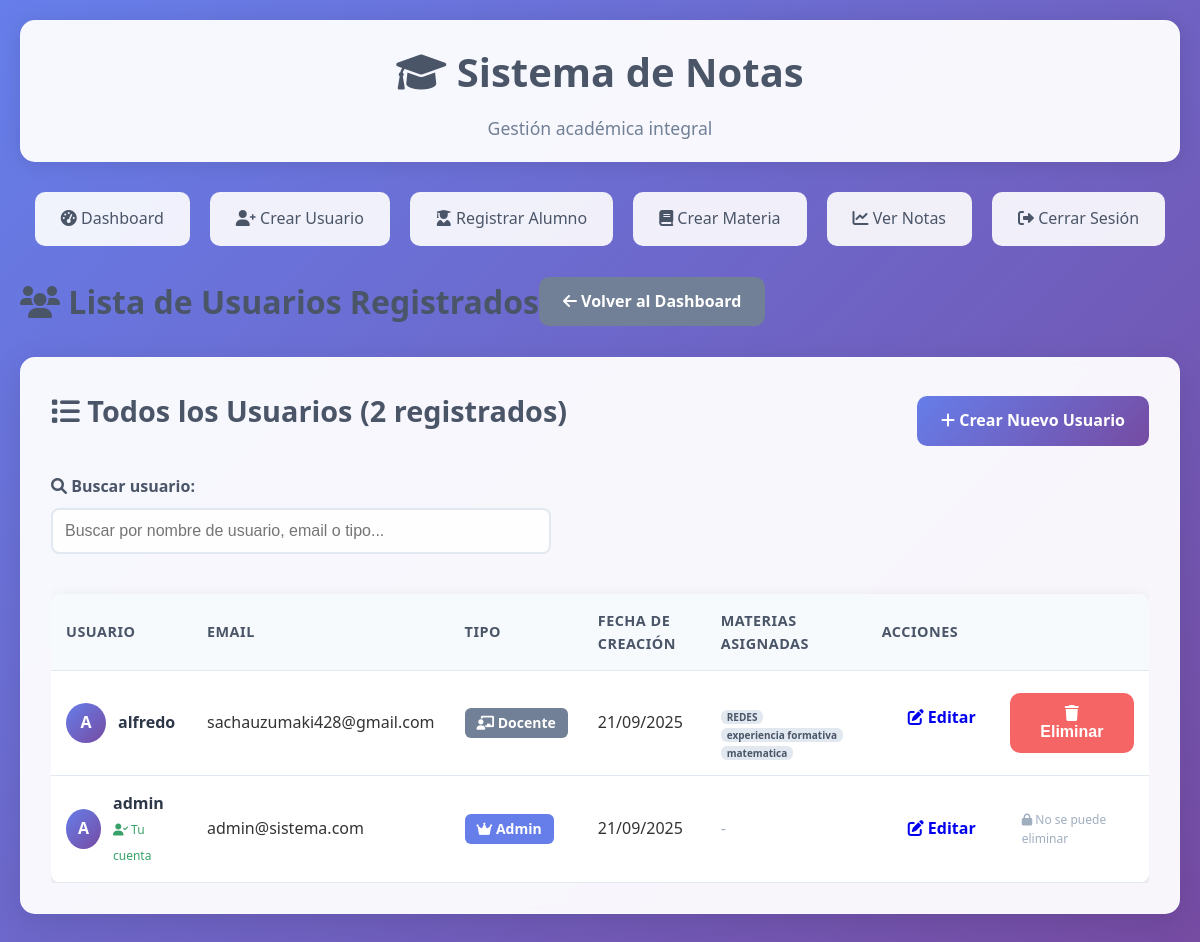
Page /admin/ver_usuarios (signed in) on the earlier database version.
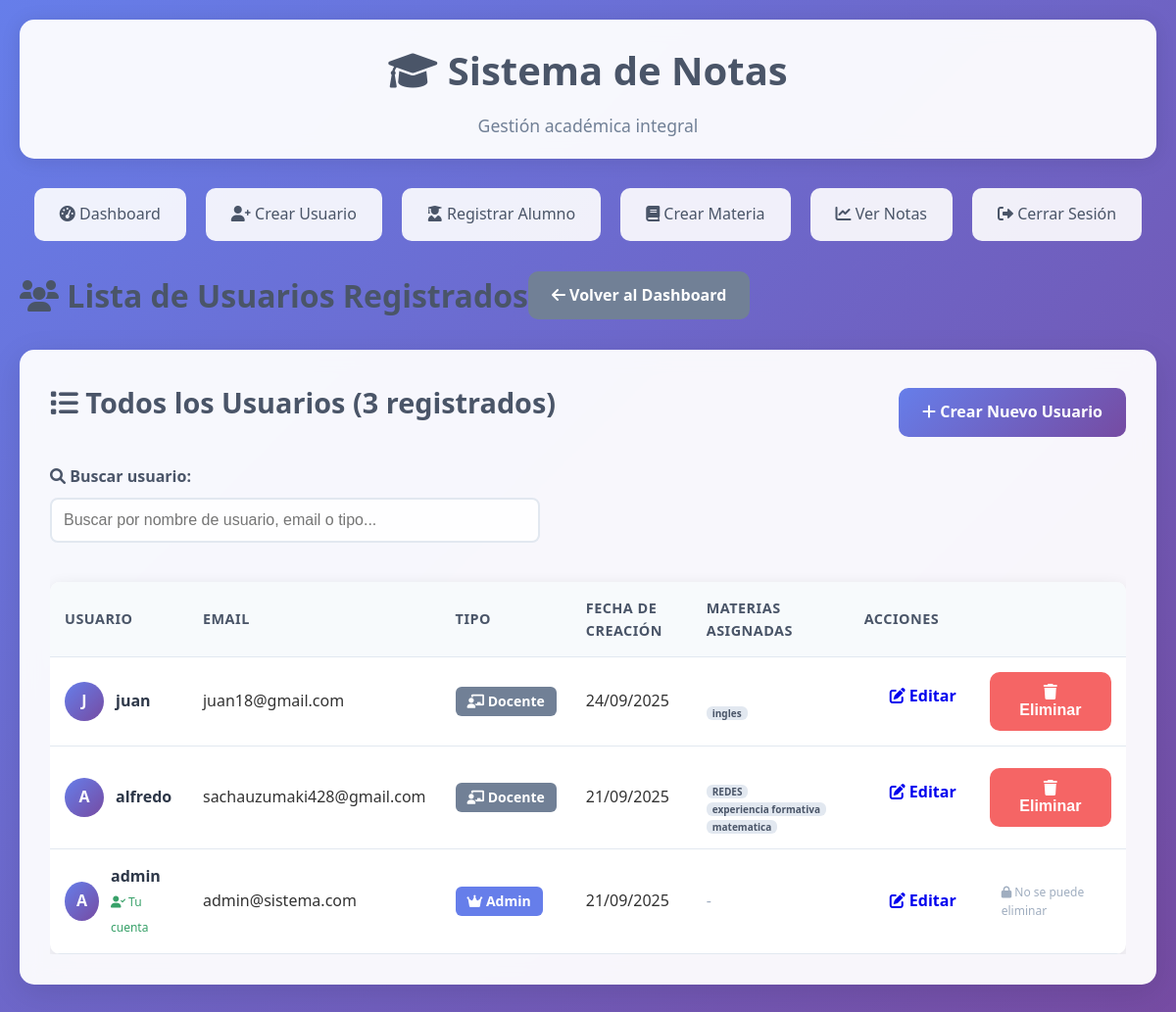
Same page on the later database version.
### app.py (models this page shows)
class Usuario(db.Model):
    id = db.Column(db.Integer, primary_key=True)
    username = db.Column(db.String(80), unique=True, nullable=False)
    email = db.Column(db.String(120), unique=True, nullable=False)
    password_hash = db.Column(db.String(120), nullable=False)
    tipo = db.Column(db.String(20), nullable=False)  # 'admin' o 'docente'
    fecha_creacion = db.Column(db.DateTime, default=datetime.utcnow)

class Materia(db.Model):
    id = db.Column(db.Integer, primary_key=True)
    nombre = db.Column(db.String(100), nullable=False)
    codigo = db.Column(db.String(20), unique=True, nullable=False)
    docente_id = db.Column(db.Integer, db.ForeignKey('usuario.id'), nullable=False)
    docente = db.relationship('Usuario', backref=db.backref('materias', lazy=True))

### app.py (the view)
@app.route('/admin/ver_usuarios')
def admin_ver_usuarios():
    if not session.get('user_id') or session.get('tipo') != 'admin':
        return redirect(url_for('login'))
    usuarios = Usuario.query.order_by(Usuario.fecha_creacion.desc()).all()
    return render_template('admin/ver_usuarios.html', usuarios=usuarios)

### app.py (called while the page is built)
@app.context_processor
def inject_flash_cleanup():
    return dict()

### templates/admin/ver_usuarios.html (shortened to what the changed rows need)
{% extends "base.html" %}
{% block content %}
<div class="dashboard-header">
    <div style="display: flex; justify-content: space-between; align-items: center;">
        <h1 class="dashboard-title"><i class="fas fa-users"></i> Lista de Usuarios Registrados</h1>
    </div>
</div>
<div class="card">
    <div style="display: flex; justify-content: space-between; align-items: center; margin-bottom: 20px;">
        <h2><i class="fas fa-list"></i> Todos los Usuarios ({{ usuarios|length }} registrados)</h2>
        <a href="{{ url_for('crear_usuario') }}" class="btn btn-primary">
            <i class="fas fa-plus"></i> Crear Nuevo Usuario
        </a>
    </div>
    {% if usuarios %}
    <div class="table-responsive">
        <table class="table">
            <thead>
                <tr>
                    <th>Usuario</th>
                    <th>Email</th>
                    <th>Tipo</th>
                    <th>Fecha de Creación</th>
                    <th>Materias Asignadas</th>
                    <th>Acciones</th>
                </tr>
            </thead>
            <tbody>
                {% for usuario in usuarios %}
                <tr class="usuario-row"
                    data-username="{{ usuario.username }}"
                    data-email="{{ usuario.email }}"
                    data-tipo="{{ usuario.tipo }}">
                    <td>
                        <div style="display: flex; align-items: center;">
                            <div class="avatar" style="width: 40px; height: 40px; border-radius: 50%; background: linear-gradient(135deg, #667eea 0%, #764ba2 100%); display: flex; align-items: center; justify-content: center; margin-right: 12px; color: white; font-weight: bold; font-size: 16px;">
                                {{ usuario.username[0].upper() }}
                            </div>
                            <div>
                                <div style="font-weight: 600; color: #2d3748;">{{ usuario.username }}</div>
                                {% if usuario.id == session.user_id %}
                                    <small style="color: #38a169; font-size: 12px;">
                                        <i class="fas fa-user-check"></i> Tu cuenta
                                    </small>
                                {% endif %}
                            </div>
                        </div>
                    </td>
                    <td>{{ usuario.email }}</td>
                    <td>
                        <span class="badge badge-{{ 'primary' if usuario.tipo == 'admin' else 'secondary' }}" style="font-size: 14px; padding: 8px 12px;">
                            <i class="fas fa-{{ 'crown' if usuario.tipo == 'admin' else 'chalkboard-teacher' }}"></i>
                            {{ usuario.tipo.title() }}
                        </span>
                    </td>
                    <td>{{ usuario.fecha_creacion.strftime('%d/%m/%Y') }}</td>
                    <td>
                        {% if usuario.tipo == 'docente' %}
                            {% if usuario.materias %}
                                <div style="display: flex; flex-direction: column; gap: 4px;">
                                    <span class="badge badge-info" style="font-size: 12px; padding: 4px 8px; align-self: flex-start;">
                                    </span>
                                    <div style="display: flex; flex-wrap: wrap; gap: 4px; max-width: 200px;">
                                        {% for materia in usuario.materias %}
                                        <span class="badge badge-secondary" style="font-size: 10px; padding: 2px 6px; background: #e2e8f0; color: #4a5568;">
                                            {{ materia.nombre }}
                                        </span>
                                        {% endfor %}
                                    </div>
                                </div>
                            {% else %}
                                <span class="badge badge-warning" style="font-size: 12px; padding: 4px 8px;">
                                    Sin materias asignadas
                                </span>
                            {% endif %}
                        {% else %}
                            <span style="color: #a0aec0;">-</span>
                        {% endif %}
                    </td>
                    <td>
                        <div style="display: flex; gap: 8px;">
                            <a href="{{ url_for('editar_usuario', usuario_id=usuario.id) }}" class="btn btn-warning btn-sm">
                                <i class="fas fa-edit"></i> Editar
                            </a>
                            {% if usuario.id != session.user_id %}
                            <button type="button" class="btn btn-danger btn-sm" onclick="confirmarEliminarUsuario('{{ usuario.id }}', '{{ usuario.username }}', '{{ usuario.tipo }}')">
                                <i class="fas fa-trash"></i> Eliminar
                            </button>
                            {% else %}
                            <span style="color: #a0aec0; font-size: 12px; padding: 6px 12px;">
                                <i class="fas fa-lock"></i> No se puede eliminar
                            </span>
                            {% endif %}
                        </div>
                    </td>
                </tr>
                {% endfor %}
            </tbody>
        </table>
    </div>
    {% else %}
    <div class="alert alert-info">
        <i class="fas fa-info-circle"></i>
        No hay usuarios registrados. <a href="{{ url_for('crear_usuario') }}">Crear el primer usuario</a>
    </div>
    {% endif %}
</div>
{% endblock %}

Differences in the rows shown:
added Usuario: username "J", username "juan", email "juan18@gmail.com", tipo "Docente", fecha_creacion "24/09/2025"
added Materia: nombre "ingles", shown under "J"
Other differences:
{{ usuarios|length }}: "2" → "3"
